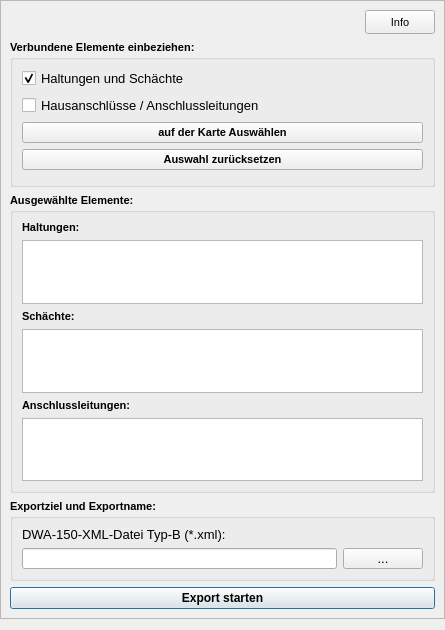
<?xml version="1.0" encoding="UTF-8"?>
<ui version="4.0">
 <class>xmlexportDialogBase</class>
 <widget class="QDialog" name="xmlexportDialogBase">
  <property name="geometry">
   <rect>
    <x>0</x>
    <y>0</y>
    <width>445</width>
    <height>630</height>
   </rect>
  </property>
  <property name="minimumSize">
   <size>
    <width>445</width>
    <height>630</height>
   </size>
  </property>
  <property name="maximumSize">
   <size>
    <width>16777215</width>
    <height>800</height>
   </size>
  </property>
  <property name="font">
   <font>
    <weight>75</weight>
    <bold>true</bold>
   </font>
  </property>
  <property name="windowTitle">
   <string>Export nach DWA-150-XML Typ-B</string>
  </property>
  <layout class="QVBoxLayout" name="verticalLayout">
   <property name="leftMargin">
    <number>0</number>
   </property>
   <property name="topMargin">
    <number>0</number>
   </property>
   <property name="rightMargin">
    <number>0</number>
   </property>
   <item>
    <widget class="QScrollArea" name="scrollArea">
     <property name="enabled">
      <bool>true</bool>
     </property>
     <property name="minimumSize">
      <size>
       <width>280</width>
       <height>200</height>
      </size>
     </property>
     <property name="maximumSize">
      <size>
       <width>16777215</width>
       <height>800</height>
      </size>
     </property>
     <property name="widgetResizable">
      <bool>true</bool>
     </property>
     <widget class="QWidget" name="scrollAreaWidgetContents">
      <property name="geometry">
       <rect>
        <x>0</x>
        <y>0</y>
        <width>443</width>
        <height>619</height>
       </rect>
      </property>
      <layout class="QGridLayout" name="gridLayout">
       <item row="4" column="0">
        <widget class="QGroupBox" name="groupBox">
         <property name="minimumSize">
          <size>
           <width>0</width>
           <height>300</height>
          </size>
         </property>
         <property name="maximumSize">
          <size>
           <width>16777215</width>
           <height>300</height>
          </size>
         </property>
         <property name="font">
          <font>
           <pointsize>8</pointsize>
           <weight>75</weight>
           <bold>true</bold>
          </font>
         </property>
         <property name="title">
          <string>Ausgewählte Elemente:</string>
         </property>
         <layout class="QVBoxLayout" name="verticalLayout_2">
          <item>
           <widget class="QLabel" name="label">
            <property name="font">
             <font>
              <pointsize>8</pointsize>
              <weight>75</weight>
              <bold>true</bold>
             </font>
            </property>
            <property name="text">
             <string>Haltungen:</string>
            </property>
           </widget>
          </item>
          <item>
           <layout class="QHBoxLayout" name="horizontalLayout_3">
            <item>
             <widget class="QListWidget" name="haltungen"/>
            </item>
           </layout>
          </item>
          <item>
           <widget class="QLabel" name="label_4">
            <property name="text">
             <string>Schächte:</string>
            </property>
           </widget>
          </item>
          <item>
           <layout class="QHBoxLayout" name="horizontalLayout_4">
            <item>
             <widget class="QListWidget" name="schaechte"/>
            </item>
           </layout>
          </item>
          <item>
           <widget class="QLabel" name="label_5">
            <property name="text">
             <string>Anschlussleitungen:</string>
            </property>
           </widget>
          </item>
          <item>
           <layout class="QHBoxLayout" name="horizontalLayout_5">
            <item>
             <widget class="QListWidget" name="hausanschluesse"/>
            </item>
           </layout>
          </item>
         </layout>
        </widget>
       </item>
       <item row="7" column="0">
        <widget class="QPushButton" name="export_2">
         <property name="font">
          <font>
           <pointsize>9</pointsize>
           <weight>75</weight>
           <bold>true</bold>
          </font>
         </property>
         <property name="text">
          <string>Export starten</string>
         </property>
        </widget>
       </item>
       <item row="6" column="0">
        <widget class="QGroupBox" name="groupBox_2">
         <property name="maximumSize">
          <size>
           <width>16777215</width>
           <height>82</height>
          </size>
         </property>
         <property name="font">
          <font>
           <family>Tahoma</family>
           <pointsize>8</pointsize>
           <weight>75</weight>
           <bold>true</bold>
          </font>
         </property>
         <property name="title">
          <string>Exportziel und Exportname:</string>
         </property>
         <layout class="QVBoxLayout" name="verticalLayout_3">
          <item>
           <widget class="QLabel" name="label_2">
            <property name="font">
             <font>
              <family>Tahoma</family>
              <pointsize>10</pointsize>
              <weight>50</weight>
              <bold>false</bold>
             </font>
            </property>
            <property name="text">
             <string>DWA-150-XML-Datei Typ-B (*.xml):</string>
            </property>
            <property name="alignment">
             <set>Qt::AlignLeading|Qt::AlignLeft|Qt::AlignVCenter</set>
            </property>
           </widget>
          </item>
          <item>
           <layout class="QHBoxLayout" name="horizontalLayout">
            <item>
             <widget class="QLineEdit" name="tf_export">
              <property name="font">
               <font>
                <family>Tahoma</family>
                <pointsize>10</pointsize>
                <weight>50</weight>
                <bold>false</bold>
               </font>
              </property>
              <property name="toolTip">
               <string>&lt;html&gt;&lt;head/&gt;&lt;body&gt;&lt;p&gt;Quelldatenbank mit Kanaldaten aus HYSTEM-EXTRAN&lt;/p&gt;&lt;/body&gt;&lt;/html&gt;</string>
              </property>
             </widget>
            </item>
            <item>
             <widget class="QPushButton" name="pb_export">
              <property name="font">
               <font>
                <family>Tahoma</family>
                <pointsize>10</pointsize>
                <weight>50</weight>
                <bold>false</bold>
               </font>
              </property>
              <property name="toolTip">
               <string>&lt;html&gt;&lt;head/&gt;&lt;body&gt;&lt;p&gt;Ordnerpfad&lt;/p&gt;&lt;/body&gt;&lt;/html&gt;</string>
              </property>
              <property name="statusTip">
               <string>Ordnerpfad</string>
              </property>
              <property name="text">
               <string>...</string>
              </property>
             </widget>
            </item>
           </layout>
          </item>
         </layout>
        </widget>
       </item>
       <item row="0" column="0">
        <layout class="QHBoxLayout" name="horizontalLayout_info">
         <property name="spacing">
          <number>0</number>
         </property>
         <item>
          <spacer name="horizontalSpacer_info">
           <property name="orientation">
            <enum>Qt::Horizontal</enum>
           </property>
           <property name="sizeHint" stdset="0">
            <size>
             <width>20</width>
             <height>10</height>
            </size>
           </property>
          </spacer>
         </item>
         <item>
          <widget class="QPushButton" name="pb_info">
           <property name="minimumSize">
            <size>
             <width>70</width>
             <height>24</height>
            </size>
           </property>
           <property name="maximumSize">
            <size>
             <width>70</width>
             <height>24</height>
            </size>
           </property>
           <property name="font">
            <font>
             <family>Tahoma</family>
             <pointsize>8</pointsize>
             <weight>50</weight>
             <bold>false</bold>
            </font>
           </property>
           <property name="toolTip">
            <string>Informationen zu DWA-M-150-Feldern und Besonderheiten</string>
           </property>
           <property name="text">
            <string>Info</string>
           </property>
          </widget>
         </item>
        </layout>
       </item>
       <item row="1" column="0">
        <widget class="QGroupBox" name="groupBox_3">
         <property name="enabled">
          <bool>true</bool>
         </property>
         <property name="sizePolicy">
          <sizepolicy hsizetype="Preferred" vsizetype="Preferred">
           <horstretch>0</horstretch>
           <verstretch>0</verstretch>
          </sizepolicy>
         </property>
         <property name="minimumSize">
          <size>
           <width>300</width>
           <height>0</height>
          </size>
         </property>
         <property name="maximumSize">
          <size>
           <width>800</width>
           <height>180</height>
          </size>
         </property>
         <property name="font">
          <font>
           <family>Tahoma</family>
           <pointsize>8</pointsize>
           <weight>75</weight>
           <bold>true</bold>
          </font>
         </property>
         <property name="title">
          <string>Verbundene Elemente einbeziehen:</string>
         </property>
         <layout class="QFormLayout" name="formLayout">
          <item row="0" column="0" colspan="2">
           <layout class="QVBoxLayout" name="verticalLayout_5">
            <item>
             <widget class="QCheckBox" name="cb_export_haltungen">
              <property name="enabled">
               <bool>true</bool>
              </property>
              <property name="font">
               <font>
                <family>Tahoma</family>
                <pointsize>10</pointsize>
                <weight>50</weight>
                <bold>false</bold>
               </font>
              </property>
              <property name="text">
               <string>Haltungen und Schächte</string>
              </property>
              <property name="checked">
               <bool>true</bool>
              </property>
             </widget>
            </item>
            <item>
             <widget class="QCheckBox" name="cb_export_anschlussleitungen">
              <property name="font">
               <font>
                <family>Tahoma</family>
                <pointsize>10</pointsize>
                <weight>50</weight>
                <bold>false</bold>
               </font>
              </property>
              <property name="text">
               <string>Hausanschlüsse / Anschlussleitungen</string>
              </property>
             </widget>
            </item>
            <item>
             <widget class="QPushButton" name="kartenauswahl">
              <property name="text">
               <string>auf der Karte Auswählen</string>
              </property>
             </widget>
            </item>
            <item>
             <widget class="QPushButton" name="auswahl_zureuck">
              <property name="text">
               <string>Auswahl zurücksetzen</string>
              </property>
             </widget>
            </item>
           </layout>
          </item>
         </layout>
        </widget>
       </item>
      </layout>
     </widget>
    </widget>
   </item>
  </layout>
 </widget>
 <resources/>
 <connections/>
</ui>
